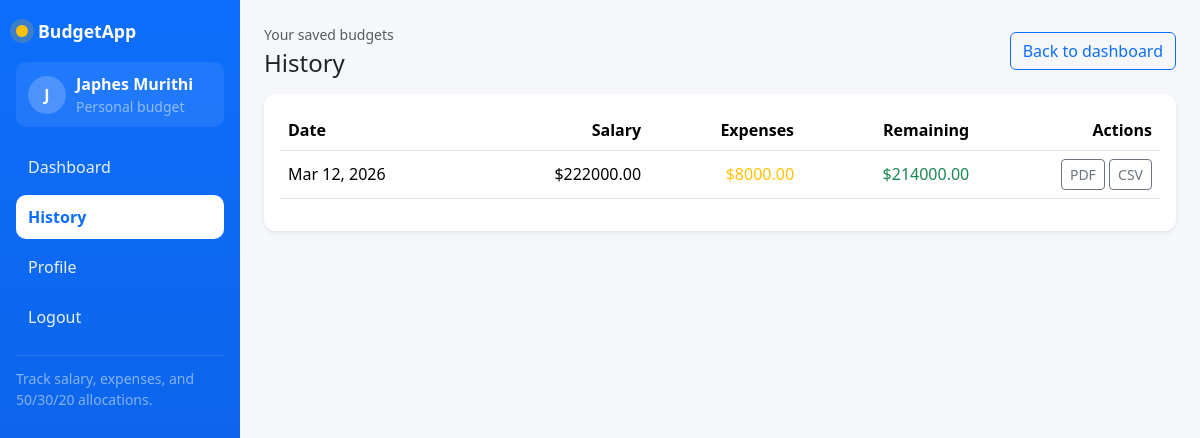
The app's page /budgets/history/ (signed in) with its own data.
### budgets/models.py (models this page shows, shortened)
class Budget(models.Model):
    user = models.ForeignKey(settings.AUTH_USER_MODEL, on_delete=models.CASCADE, related_name="budgets")
    salary = models.DecimalField(max_digits=12, decimal_places=2)
    housing = models.DecimalField(max_digits=12, decimal_places=2, default=0)
    food = models.DecimalField(max_digits=12, decimal_places=2, default=0)
    transport = models.DecimalField(max_digits=12, decimal_places=2, default=0)
    other_expenses = models.DecimalField(max_digits=12, decimal_places=2, default=0)
    savings_goal = models.DecimalField(max_digits=12, decimal_places=2, default=0)
    created_at = models.DateTimeField(auto_now_add=True)
    class Meta:
        ordering = ["-created_at"]
    @property
    def total_expenses(self) -> Decimal:
        return sum(
            [
                self.housing,
                self.food,
                self.transport,
                self.other_expenses,
            ],
            Decimal("0.00"),
        )
    @property
    def remaining_balance(self) -> Decimal:
        return self.salary - self.total_expenses

### budgets/views.py (the view)
# urls.py: path("history/", views.history, name="history"),
@login_required
def history(request):
    budgets = Budget.objects.filter(user=request.user)
    return render(request, "budgets/history.html", {"budgets": budgets})

### templates/budgets/history.html
{% extends "base.html" %}
{% block content %}
<div class="d-flex justify-content-between align-items-center mb-3">
    <div>
        <p class="text-muted small mb-1">Your saved budgets</p>
        <h4 class="mb-0">History</h4>
    </div>
    <a class="btn btn-outline-primary" href="{% url 'dashboard' %}">Back to dashboard</a>
    </div>
<div class="card shadow-sm">
    <div class="card-body">
        {% if budgets %}
            <div class="table-responsive">
                <table class="table align-middle">
                    <thead>
                        <tr>
                            <th>Date</th>
                            <th class="text-end">Salary</th>
                            <th class="text-end">Expenses</th>
                            <th class="text-end">Remaining</th>
                            <th class="text-end">Actions</th>
                        </tr>
                    </thead>
                    <tbody>
                    {% for budget in budgets %}
                        <tr>
                            <td>{{ budget.created_at|date:"M d, Y" }}</td>
                            <td class="text-end">${{ budget.salary }}</td>
                            <td class="text-end text-warning">${{ budget.total_expenses }}</td>
                            <td class="text-end text-success">${{ budget.remaining_balance }}</td>
                            <td class="text-end">
                                <a class="btn btn-sm btn-outline-secondary" href="{% url 'export_pdf_pk' budget.id %}">PDF</a>
                                <a class="btn btn-sm btn-outline-secondary" href="{% url 'export_csv_pk' budget.id %}">CSV</a>
                            </td>
                        </tr>
                    {% endfor %}
                    </tbody>
                </table>
            </div>
        {% else %}
            <p class="text-muted mb-0">No historical budgets yet.</p>
        {% endif %}
    </div>
</div>
{% endblock %}

### templates/base.html (shortened to what this page needs)
{% load static %}
<!doctype html>
<html lang="en">
<head>
    <link href="https://cdn.jsdelivr.net/npm/bootstrap@5.3.3/dist/css/bootstrap.min.css" rel="stylesheet">
    <link rel="stylesheet" href="{% static 'css/styles.css' %}">
</head>
<body>
<div class="layout">
    <aside class="sidebar">
        <div class="sidebar-brand">
            <span class="logo-dot"></span>
            <span>BudgetApp</span>
        </div>
        <div class="sidebar-user">
            {% if user.is_authenticated %}
                <div class="avatar">{{ user.username|first|upper }}</div>
                <div>
                    <div class="fw-semibold">{{ user.username }}</div>
                    <div class="text-white-50 small">Personal budget</div>
                </div>
            {% else %}
                <div class="avatar">?</div>
                <div>
                    <div class="fw-semibold">Guest</div>
                    <div class="text-white-50 small">Sign in to save</div>
                </div>
            {% endif %}
        </div>
        <ul class="sidebar-nav">
            <li><a href="{% url 'dashboard' %}" class="{% if request.resolver_match.url_name == 'dashboard' %}active{% endif %}">Dashboard</a></li>
            <li><a href="{% url 'history' %}" class="{% if request.resolver_match.url_name == 'history' %}active{% endif %}">History</a></li>
            <li><a href="{% url 'profile' %}" class="{% if request.resolver_match.url_name == 'profile' %}active{% endif %}">Profile</a></li>
            {% if not user.is_authenticated %}
                <li><a href="{% url 'login' %}">Login</a></li>
                <li><a href="{% url 'register' %}">Register</a></li>
            {% else %}
                <li><a href="{% url 'logout' %}">Logout</a></li>
            {% endif %}
        </ul>
        <div class="sidebar-foot text-white-50 small">
            Track salary, expenses, and 50/30/20 allocations.
        </div>
    </aside>
    <main class="content">
        {% block content %}{% endblock %}
    </main>
</div>
</body>
</html>

### static/css/styles.css (style rules this page uses)
body { background: #f6f7fb; }
.layout { display: flex; min-height: 100vh; }
.sidebar { width: 240px; background: linear-gradient(180deg, #0d6efd, #0c5edc); color: #fff; padding: 18px 16px; position: sticky; top: 0; align-self: flex-start; min-height: 100vh; }
.sidebar-brand { display: flex; align-items: center; gap: 10px; font-weight: 700; font-size: 1.1rem; margin-bottom: 18px; }
.logo-dot { width: 12px; height: 12px; border-radius: 50%; background: #ffc107; box-shadow: 0 0 0 6px rgba(255, 193, 7, 0.2); }
.sidebar-user { display: flex; align-items: center; gap: 10px; padding: 10px 12px; background: rgba(255, 255, 255, 0.08); border-radius: 10px; margin-bottom: 18px; }
.avatar { width: 38px; height: 38px; border-radius: 50%; background: rgba(255, 255, 255, 0.2); display: grid; place-items: center; font-weight: 700; color: #fff; }
.sidebar-nav { list-style: none; padding: 0; margin: 0 0 16px 0; display: flex; flex-direction: column; gap: 6px; }
.sidebar-nav a { display: block; padding: 10px 12px; border-radius: 10px; color: #e9f2ff; text-decoration: none; transition: background 0.2s, transform 0.1s; }
.sidebar-nav a.active { background: #fff; color: #0d6efd; font-weight: 700; }
.sidebar-foot { margin-top: auto; padding-top: 12px; border-top: 1px solid rgba(255, 255, 255, 0.12); }
.content { flex: 1; padding: 24px; }
.card { border: none; border-radius: 12px; }

### records on screen
Budget: created_at "Mar 12, 2026", salary "222000.00", total_expenses "8000.00", remaining_balance "214000.00"

### other values on screen
{{ user.username|first|upper }} "J"
{{ user.username }} "Japhes Murithi"
